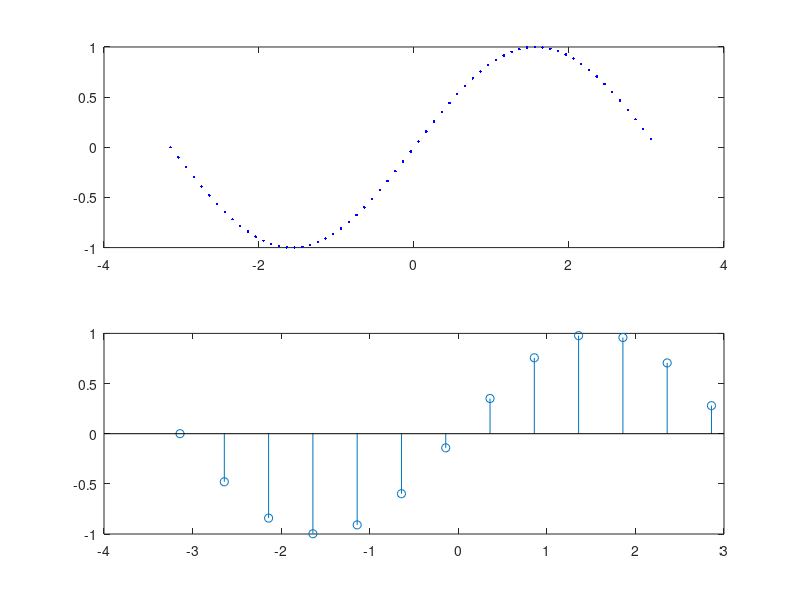

The MATLAB script that drew this image:
A=2.3+2j; 
B=2.3+j*2; %A y B son iguales, pero se escriben de manera distinta.

a= abs(1+1j); % módulo del número imaginario. sqtr(1^^2 + 1^^2).

b = angle(1+1j); % Argumento del número imaginario. arctan (1/1).

c=angle(1+1j)*180/pi; % Hemos multiplicado por 180/pi a la artg(1/1), es decir, que hemos pasado de radianes a grados.

d = [1+0.5j -3-1.2j 0.6-2j]; % Vector de números complejos. el abs y angle nos genera un vector con respuestas en cada posición del número.

e=real(d); % Parte real de cada número del vector.
f=imag(d); % Parte imaginaria de cada número del vector.

A= [-3:0.5:3]; %Creamos un vector de -3 a 3 de 0,5 en 0,5 --> [-3,-2.5,-2,-1.5,-1...3]
figure(1);
plot(A);

% Ahora representamos dos funciones x e y.
% Ya tenemos las funciones, pero... en que intervalo de n las
% representamos?
n=0:10;
x= 0.5.^n;
y= 0.9.^n;
%Ahora ploteamos.
figure(1);
plot(n,x,'ro-',n,y,'b');

%CON SUBPLOT MOSTRAMOS LAS DEFERENTES SEÑALES EN DISTINTAS GRÁFICAS DENTRO
%DE LA MISMA FIGURA
x=-pi:0.1:pi;
figure(1);
subplot(211); plot(x,sin(x),'b.');
subplot(212); plot(x,cos(x),'gd-');xlabel('x (radianes)');ylabel('cos(x)');title('Título')


x=-pi:0.5:pi;
figure(1);
stem(x,sin(x));
